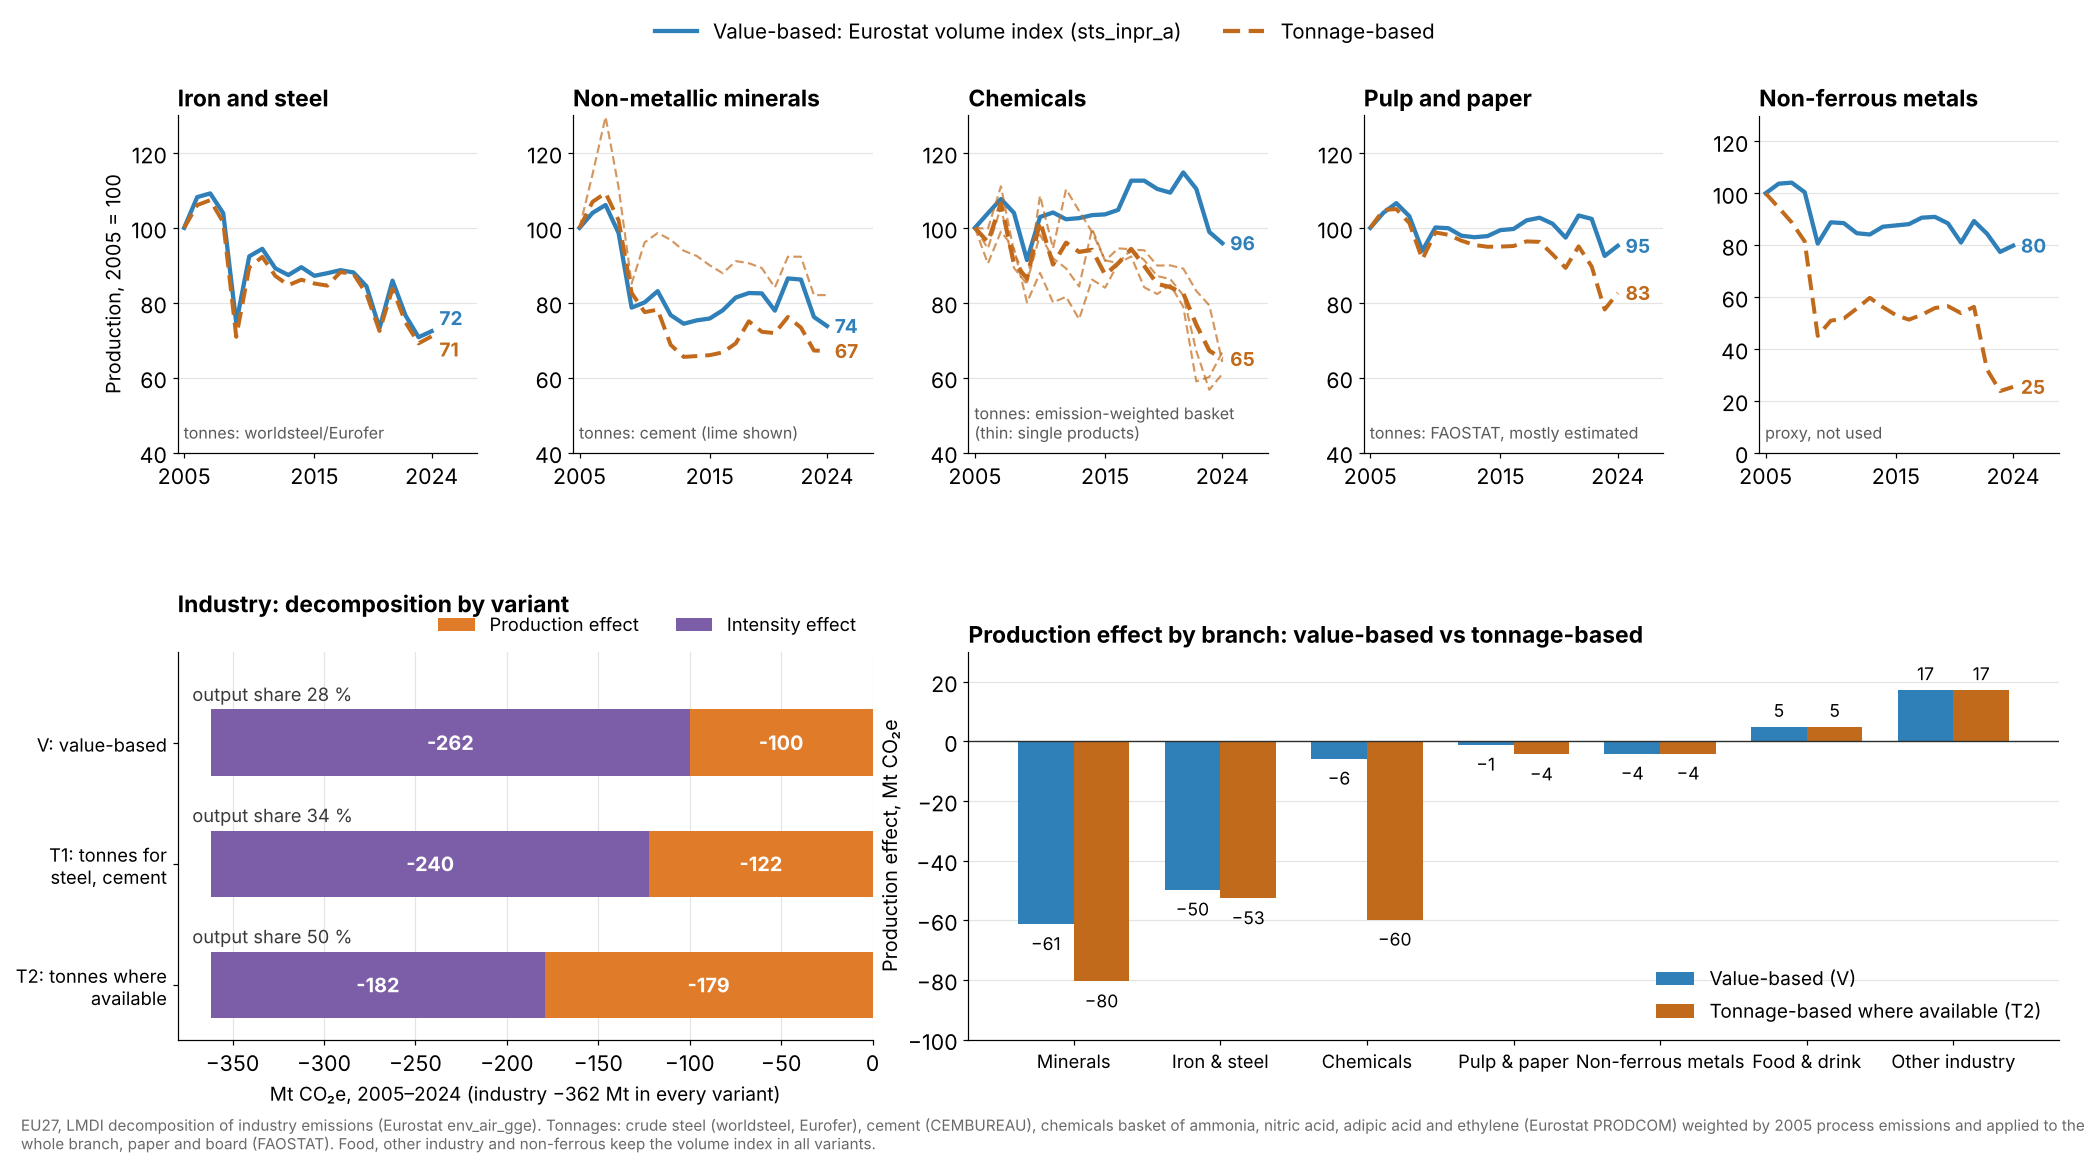

The script that saved this image:
# Compare value-based (Eurostat volume index) and tonnage-based production measures for the EU27 industry decomposition.
# Inputs: industry_intensity.json (emissions by branch, volume indices), production_tonnes.json (tonnages),
#         chem_weights.json (2005 process emissions of ammonia, nitric acid, adipic acid, petrochemicals; Eurostat env_air_gge).
# Output: fig_method_compare.png, method_comparison.json.  AI-compiled - pending Secretariat verification.
import json, math, numpy as np, matplotlib.pyplot as plt
from matplotlib.lines import Line2D
plt.rcParams.update({'font.family': ['Inter', 'DejaVu Sans'], 'font.size': 14})
D = json.load(open('industry_intensity.json'))['branches']; T = json.load(open('production_tonnes.json'))['series']; W = json.load(open('chem_weights.json'))
Y = list(range(2005, 2025))
tn = lambda k: (lambda v: {y: v[y] / v[2005] for y in Y})({int(y): float(x) for y, x in T[k]['values'].items() if x is not None})
val = {b: {int(y): o['series'][y]['P'] / 100 for y in o['series']} for b, o in D.items()}
chem_parts = {'ammonia': 'Ammonia', 'nitric_acid': 'Nitric acid', 'adipic_acid': 'Adipic acid', 'ethylene': 'Ethylene'}
wsum = sum(W[k] for k in chem_parts)
chem_basket = {y: sum(W[k] * tn(k)[y] for k in chem_parts) / wsum for y in Y}
TON = {'Iron and steel': tn('crude_steel'), 'Non-metallic minerals': tn('cement'), 'Chemicals': chem_basket, 'Pulp and paper': tn('paper_and_board')}
VARIANTS = {'V: value-based (all branches)': set(),
            'T1: tonnes for steel and cement': {'Iron and steel', 'Non-metallic minerals'},
            'T2: tonnes wherever available': {'Iron and steel', 'Non-metallic minerals', 'Chemicals', 'Pulp and paper'}}

def decompose(use_t):
    out = {}
    for b, o in D.items():
        E0, E1 = o['E2005'], o['E2024']; L = (E1 - E0) / math.log(E1 / E0)
        p = (TON[b] if b in use_t else val[b])[2024]
        out[b] = (L * math.log(p), L * math.log(E1 / E0 / p), p * 100)
    return out
R = {v: decompose(s) for v, s in VARIANTS.items()}
res = {v: {'branches': {b: dict(production_effect=round(x[0], 1), intensity_effect=round(x[1], 1), production_2024=round(x[2], 1)) for b, x in r.items()},
           'industry': dict(production_effect=round(sum(x[0] for x in r.values()), 1), intensity_effect=round(sum(x[1] for x in r.values()), 1))} for v, r in R.items()}
for v in res:
    i = res[v]['industry']; i['production_share_pct'] = round(i['production_effect'] / (i['production_effect'] + i['intensity_effect']) * 100, 1)
json.dump(dict(_note='LMDI-I, 2005-2024. Chemicals tonnage = ammonia, nitric acid, adipic acid and ethylene tonnages weighted by their 2005 process emissions '
                     '(2.B.1, 2.B.2, 2.B.3, 2.B.8), applied to the whole chemicals branch incl. combustion (assumption). Non-ferrous, food and other '
                     'industry keep the volume index in every variant (no reliable tonnage).', chem_weights_2005_Mt=W, results=res), open('method_comparison.json', 'w'), indent=1)

# ---- figure
C_V, C_T, C_P, C_I = '#2f7fb8', '#c26a1b', '#e07b2a', '#7b5ea7'   # CVD note: blue/orange pairs differ in lightness; lines also differ in dash
f = plt.figure(figsize=(19, 10.5)); gs = f.add_gridspec(2, 5, height_ratios=[1, 1.15], hspace=0.55, wspace=0.32)
PAN = [('Iron and steel', [('crude_steel', 'Crude steel (t)')], 'C24.1'), ('Non-metallic minerals', [('cement', 'Cement (t)'), ('lime_quicklime_sold', 'Lime (t)')], 'C23'),
       ('Chemicals', [('ammonia', 'Ammonia'), ('nitric_acid', 'Nitric acid'), ('ethylene', 'Ethylene')], 'C20'),
       ('Pulp and paper', [('paper_and_board', 'Paper and board (t)')], 'C17'), ('Non-ferrous metals', [('aluminium_unwrought_nonalloy', 'Aluminium proxy (t)')], 'C24.4')]
for j, (b, parts, nace) in enumerate(PAN):
    ax = f.add_subplot(gs[0, j]); v = val[b]
    ax.plot(Y, [v[y] * 100 for y in Y], color=C_V, lw=2.8, label=f'Value-based ({nace})')
    for k, lab in parts:
        s = tn(k); thin = b == 'Chemicals' or k == 'lime_quicklime_sold'
        ax.plot(Y, [s[y] * 100 for y in Y], color=C_T, lw=1.4 if thin else 2.6, ls=(0, (4, 2)), alpha=0.7 if thin else 1)
    if b == 'Chemicals': ax.plot(Y, [chem_basket[y] * 100 for y in Y], color=C_T, lw=2.8, ls=(0, (4, 2)))
    tv = (chem_basket if b == 'Chemicals' else tn(parts[0][0]))[2024] * 100
    dv = 3.5 if abs(v[2024] * 100 - tv) < 6 else 0; up = 1 if v[2024] * 100 >= tv else -1
    ax.text(2024.6, v[2024] * 100 + up * dv, f'{v[2024]*100:.0f}', color=C_V, fontweight='bold', va='center', fontsize=12.5)
    ax.text(2024.6, tv - up * dv, f'{tv:.0f}', color=C_T, fontweight='bold', va='center', fontsize=12.5)
    ax.set_ylim(0 if b == 'Non-ferrous metals' else 40, 130); ax.set_xlim(2004.5, 2027.5); ax.set_xticks([2005, 2015, 2024])
    ax.set_title(b, fontsize=15, fontweight='bold', loc='left'); ax.grid(axis='y', color='#e4e4e4'); ax.set_axisbelow(True)
    for s in ('top', 'right'): ax.spines[s].set_visible(False)
    note = {'Non-metallic minerals': 'tonnes: cement (lime shown)', 'Chemicals': 'tonnes: emission-weighted basket\n(thin: single products)',
            'Non-ferrous metals': 'proxy, not used', 'Pulp and paper': 'tonnes: FAOSTAT, mostly estimated', 'Iron and steel': 'tonnes: worldsteel/Eurofer'}[b]
    ax.text(0.02, 0.03, note, transform=ax.transAxes, fontsize=10.5, color='#5a5a5a', va='bottom')
    if j == 0: ax.set_ylabel('Production, 2005 = 100', fontsize=13)
f.legend(handles=[Line2D([], [], color=C_V, lw=2.8, label='Value-based: Eurostat volume index (sts_inpr_a)'), Line2D([], [], color=C_T, lw=2.8, ls=(0, (4, 2)), label='Tonnage-based')],
         loc='upper center', ncol=2, frameon=False, fontsize=13.5, bbox_to_anchor=(0.5, 1.0))
# bottom left: industry total by variant
ax = f.add_subplot(gs[1, 0:2]); vn = list(res); x = np.arange(len(vn))
pe = [res[v]['industry']['production_effect'] for v in vn]; ie = [res[v]['industry']['intensity_effect'] for v in vn]
ax.barh(x, pe, color=C_P, height=0.55, label='Production effect'); ax.barh(x, ie, left=pe, color=C_I, height=0.55, label='Intensity effect')
for i, v in enumerate(vn):
    ax.text(pe[i] / 2, i, f'{pe[i]:.0f}', ha='center', va='center', color='white', fontweight='bold', fontsize=13)
    ax.text(pe[i] + ie[i] / 2, i, f'{ie[i]:.0f}', ha='center', va='center', color='white', fontweight='bold', fontsize=13)
    ax.text(pe[i] + ie[i] - 6, i, f"production {res[v]['industry']['production_share_pct']:.0f} %", ha='right', va='center', fontsize=12) if False else None
ax.set_yticks(x); ax.set_yticklabels(['V: value-based', 'T1: tonnes for\nsteel, cement', 'T2: tonnes where\navailable'], fontsize=12); ax.invert_yaxis()
ax.set_xlim(-380, 0); ax.set_xlabel('Mt CO₂e, 2005–2024 (industry −362 Mt in every variant)', fontsize=12.5)
for i, v in enumerate(vn): ax.text(-372, i - 0.4, f"output share {res[v]['industry']['production_share_pct']:.0f} %", fontsize=12, color='#3a3a3a', va='center')
ax.set_title('Industry: decomposition by variant', fontsize=15, fontweight='bold', loc='left', pad=26); ax.set_ylim(2.45, -0.75); ax.grid(axis='x', color='#e4e4e4'); ax.set_axisbelow(True)
for s in ('top', 'right'): ax.spines[s].set_visible(False)
ax.legend(loc='lower right', bbox_to_anchor=(1.0, 1.0), ncol=2, frameon=False, fontsize=12)
# bottom right: production effect per branch, V vs T2
ax = f.add_subplot(gs[1, 2:5]); br = ['Non-metallic minerals', 'Iron and steel', 'Chemicals', 'Pulp and paper', 'Non-ferrous metals', 'Food and drink', 'Other industry']
xx = np.arange(len(br)); w = 0.38; v0, v2 = vn[0], vn[2]
a = [res[v0]['branches'][b]['production_effect'] for b in br]; c = [res[v2]['branches'][b]['production_effect'] for b in br]
ax.bar(xx - w / 2, a, w, color=C_V, label='Value-based (V)'); ax.bar(xx + w / 2, c, w, color=C_T, label='Tonnage-based where available (T2)')
for i in range(len(br)):
    for xo, v in ((-w / 2, a[i]), (w / 2, c[i])): ax.text(xx[i] + xo, v + (-3 if v < 0 else 2), f'{v:.0f}'.replace('-', '−'), ha='center', va='top' if v < 0 else 'bottom', fontsize=11.5)
ax.set_xticks(xx); ax.set_xticklabels([b.replace('Non-metallic minerals', 'Minerals').replace(' and ', ' & ') for b in br], fontsize=12)
ax.axhline(0, color='#2c2d2d', lw=0.9); ax.set_ylabel('Production effect, Mt CO₂e', fontsize=13); ax.set_ylim(-100, 30)
ax.set_title('Production effect by branch: value-based vs tonnage-based', fontsize=15, fontweight='bold', loc='left'); ax.grid(axis='y', color='#e4e4e4'); ax.set_axisbelow(True)
for s in ('top', 'right'): ax.spines[s].set_visible(False)
ax.legend(loc='lower right', frameon=False, fontsize=12.5)
f.text(0.01, 0.005, 'EU27, LMDI decomposition of industry emissions (Eurostat env_air_gge). Tonnages: crude steel (worldsteel, Eurofer), cement (CEMBUREAU), chemicals basket of ammonia, nitric acid, adipic acid and ethylene '
       '(Eurostat PRODCOM) weighted by 2005 process emissions and applied to the whole branch, paper and board (FAOSTAT). Food, other industry and non-ferrous keep the volume index in all variants.',
       fontsize=10, color='#6a6a6a', wrap=True)
f.subplots_adjust(left=0.085, right=0.985, top=0.9, bottom=0.1); f.savefig('fig_method_compare.png', dpi=110, facecolor='white'); plt.close(f)
print(json.dumps({v: res[v]['industry'] for v in res}, indent=0))
for b in br: print(b, [res[v]['branches'][b]['production_effect'] for v in vn], [res[v]['branches'][b]['production_2024'] for v in vn])
